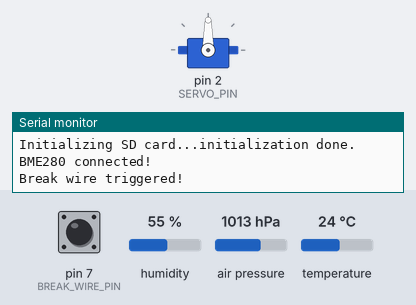
This sketch was run on a simulated Arduino Uno, built with avr-gcc and run on an emulated ATmega328P. Parts: servo, the last lines printed to the serial monitor. Inputs (shaded band) come from the test bench; at power-on: pin 7 (BREAK_WIRE_PIN) HIGH, humidity 55 %, air pressure 1013 hPa, temperature 24 °C. Storage starts empty.

Above: at 0.1 s.
At 2.6 s:
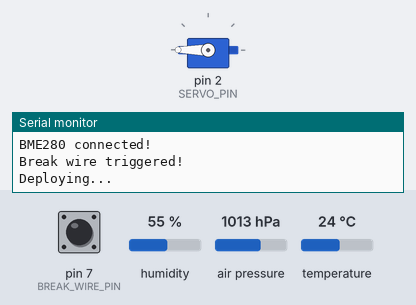
Timing chart, 0 to 4.1 s (numbered marks = the images above):
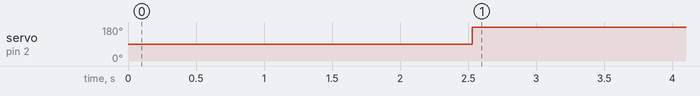

The sketch:

baro_servo.ino
```cpp
#include <SPI.h>
#include <SD.h>
#include <Wire.h>
#include <Adafruit_Sensor.h>
#include <Adafruit_BME280.h>
#include <Servo.h>

#define SEALEVELPRESSURE_HPA (1013.25)

#define BREAK_WIRE_PIN  7
#define SERVO_PIN       2
#define SD_CS_PIN       4

const unsigned long LOG_INTERVAL_MS  = 500;
const unsigned long DEPLOY_DELAY_MS  = 2500;  // delay after wire break before servo spins
const unsigned long SERVO_RUN_MS     = 2000;  // how long the servo runs

Adafruit_BME280 bme;
Servo deployServo;
File myFile;
bool sdReady = false;

enum DeployState { ARMED, WIRE_BROKEN, DEPLOYING, DEPLOYED };
DeployState deployState = ARMED;

unsigned long lastLogTime     = 0;
unsigned long wireBreakTime   = 0;
unsigned long deployStartTime = 0;

void setup() {
  Serial.begin(9600);
  unsigned long serialWaitStart = millis();
  while (!Serial && millis() - serialWaitStart < 3000);

  pinMode(BREAK_WIRE_PIN, INPUT_PULLUP);

  deployServo.attach(SERVO_PIN);
  deployServo.write(90);  // stop (neutral for continuous rotation servo)

  Serial.print("Initializing SD card...");
  if (!SD.begin(SD_CS_PIN)) {
    Serial.println("SD init failed! Continuing without logging.");
    sdReady = false;
  } else {
    Serial.println("initialization done.");
    sdReady = true;
  }

  if (!bme.begin(0x76)) {
    Serial.println("Could not find a valid BME280 sensor, check wiring!");
    while (1);
  } else {
    Serial.println("BME280 connected!");
  }

  myFile = SD.open("test.txt", FILE_WRITE);
  if (myFile) {
    myFile.println("--- NEW RUN ---");
    myFile.close();
  }
}

void loop() {
  unsigned long now = millis();

  // ── Deployment state machine ───────────────────────────────────────────────
  switch (deployState) {
    case ARMED:
      if (digitalRead(BREAK_WIRE_PIN) == HIGH) {
        deployState   = WIRE_BROKEN;
        wireBreakTime = now;
        Serial.println("Break wire triggered!");
      }
      break;
    case WIRE_BROKEN:
      if (now - wireBreakTime >= DEPLOY_DELAY_MS) {
        deployState       = DEPLOYING;
        deployStartTime   = now;
        deployServo.write(180);  // release position
        Serial.println("Deploying...");
      }
      break;
    case DEPLOYING:
      if (now - deployStartTime >= SERVO_RUN_MS) {
        deployState = DEPLOYED;
        Serial.println("Deployed.");
      }
      break;
    case DEPLOYED:
      break;
  }
  // ──────────────────────────────────────────────────────────────────────────

  // ── Log at fixed interval ─────────────────────────────────────────────────
  if (now - lastLogTime >= LOG_INTERVAL_MS) {
    lastLogTime = now;

    float temp     = bme.readTemperature();
    float pressure = bme.readPressure() / 100.0F;
    float alt      = bme.readAltitude(SEALEVELPRESSURE_HPA);
    float humidity = bme.readHumidity();

    if (sdReady) myFile = SD.open("test.txt", FILE_WRITE);
    if (myFile) {
      myFile.print(now);      myFile.print("ms ");
      myFile.print(temp);     myFile.print("*C ");
      myFile.print(pressure); myFile.print("hpa ");
      myFile.print(alt);      myFile.print("m ");
      myFile.print(humidity); myFile.print("% state:");
      myFile.println(deployState);
      myFile.close();
    } else {
      Serial.println("error opening test.txt");
    }
  }
  // ──────────────────────────────────────────────────────────────────────────
}
```

Measured:
- by itself, servo on pin 2 (SERVO_PIN): 90° → 180° at 2.5 s
